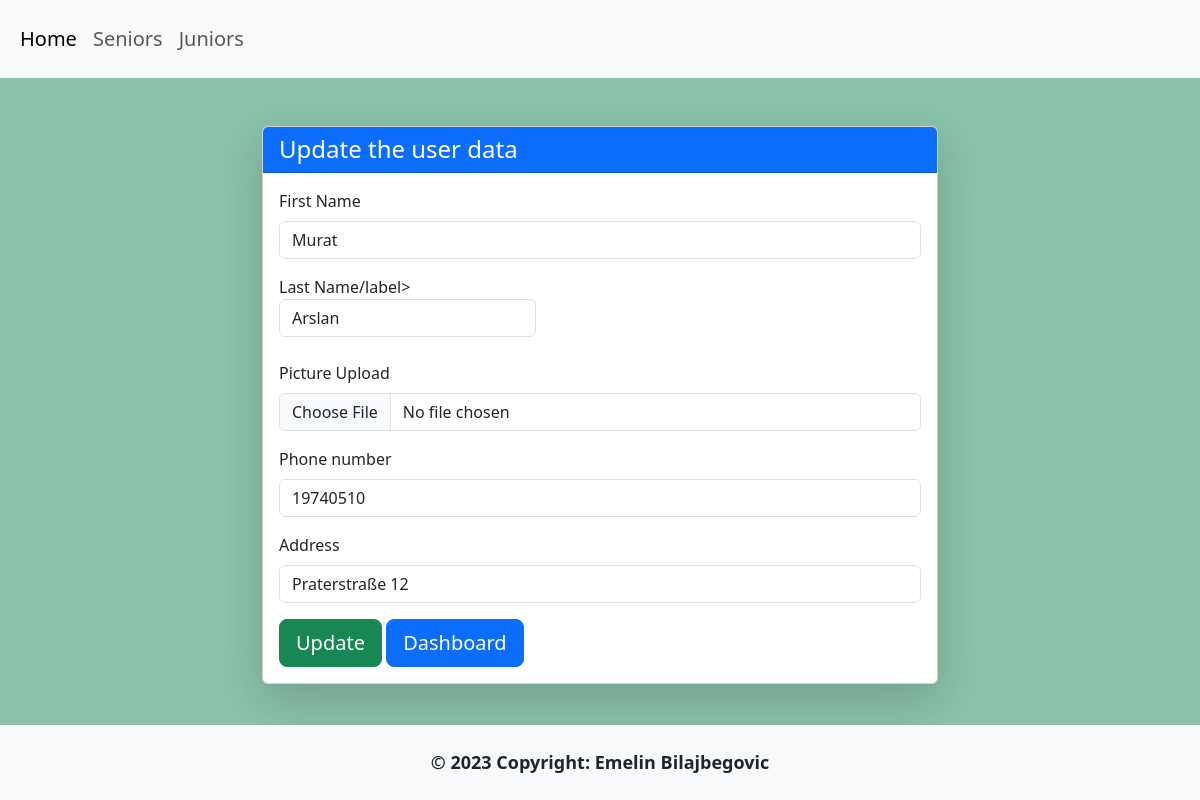
The app's page /update_user.php?id=4 with its own data.
### tables this page shows
CREATE TABLE `users` (
  `id` int(11) NOT NULL,
  `first_name` varchar(255) NOT NULL,
  `last_name` varchar(255) NOT NULL,
  `email` varchar(255) NOT NULL,
  `phone_number` int(11) NOT NULL,
  `address` varchar(255) NOT NULL,
  `picture` varchar(255) DEFAULT NULL,
  `password` varchar(255) NOT NULL,
  `status` varchar(4) NOT NULL DEFAULT 'user'
);

### update_user.php (the view, shortened to what this page needs)
<?php
require_once "db_connect.php";
$id = $_GET["id"];
$sql = "SELECT * FROM users WHERE id = $id ";
$result = mysqli_query($connect, $sql);
$row = mysqli_fetch_assoc($result);
?>
<!DOCTYPE html>
<html lang="en">
<head>
    <link href="https://cdn.jsdelivr.net/npm/bootstrap@5.3.0/dist/css/bootstrap.min.css" rel="stylesheet">
</head>
<body class="bg-success text-dark bg-opacity-50" style="height: 100vh">
    <nav class="navbar navbar-expand-lg bg-body-tertiary py-3">
        <div class="container-fluid">
            <div class="collapse navbar-collapse" id="navbarSupportedContent">
                <ul class="navbar-nav me-auto mb-2 mb-lg-0">
                    <li class="nav-item">
                        <a class="nav-link active" aria-current="page" href="home.php" style="font-size: 20px;">Home</a>
                    </li>
                    <li class="nav-item">
                        <a class="nav-link" href="senior.php" style="font-size: 20px;">Seniors</a>
                    </li>
                    <li class="nav-item">
                        <a class="nav-link" href="junior.php" style="font-size: 20px;">Juniors</a>
                    </li>
                </ul>
            </div>
        </div>
    </nav>
    <div class="container mt-5">
        <div class="card shadow-lg">
            <div class="card-header bg-primary text-white">
                <h4 class="m-0">Update the user data</h4>
            </div>
            <div class="card-body">
                <form method="post" enctype="multipart/form-data">
                    <div class="mb-3">
                        <label for="first_name" class="form-label">First Name</label>
                        <input type="text" class="form-control" id="first_name" name="first_name" value="<?= $row["first_name"] ?>">
                    </div>
                    <div class="row mb-3">
                        <div class="col">
                            <label for="last_name" class="form-label">Last Name/label>
                                <input type="text" class="form-control" id="last_name" name="last_name" value="<?= $row["last_name"] ?>">
                        </div>
                    </div>
                    <div class="mb-3">
                        <label for="picture" class="form-label">Picture Upload</label>
                        <input type="file" class="form-control" id="picture" name="picture" value="<?= $row["picture"] ?>">
                    </div>
                    <div class="mb-3">
                        <label for="size" class="form-label">Phone number</label>
                        <input type="text" class="form-control" id="phone_number" name="phone_number" value="<?= $row["phone_number"] ?>">
                    </div>
                    <div class="mb-3">
                        <label for="age" class="form-label">Address</label>
                        <input type="text" class="form-control" id="address" name="address" value="<?= $row["address"] ?>">
                    </div>
                    <button type="submit" name="update_user" class="btn btn-success btn-lg">Update</button>
                    <a href='dashboard.php' class='btn btn-primary btn-lg' style='width: auto;'>Dashboard</a>
                </form>
            </div>
        </div>
    </div>
    <footer class="navbar navbar-expand-lg bg-body-tertiary fixed-bottom">
        <div class="container-fluid d-flex justify-content-center">
            <div class="text-center p-3" style="font-size: 18px;">
                <strong>© 2023 Copyright: Emelin Bilajbegovic</strong>
            </div>
        </div>
    </footer>
</body>
</html>

### update_user.php (style rules this page uses)
body { background-image: url('pictures/erol_ahmed.jpg'); background-size: cover; background-position: center; }
.container { width: 700px; }

### records on screen
users: first_name "Murat", last_name "Arslan", phone_number "19740510", address "Praterstraße 12"
